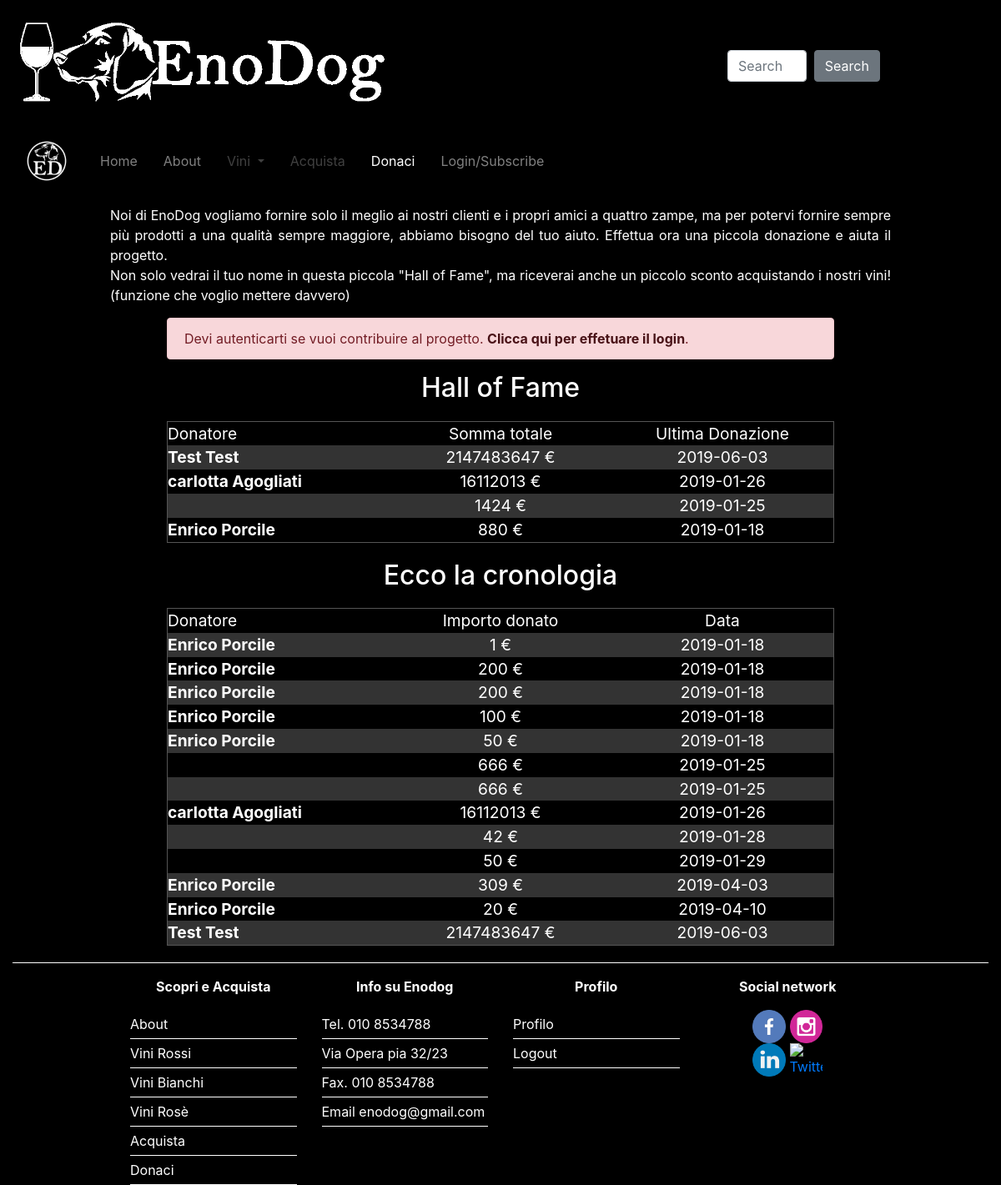
Screenshot of /php/donate.php with the database file from the repository.
### tables this page shows
CREATE TABLE IF NOT EXISTS `utenti` (
`IdUser` int(20) NOT NULL,
  `Nome` varchar(30) NOT NULL,
  `Cognome` varchar(30) NOT NULL,
  `Nickname` varchar(30) NOT NULL,
  `Password` varchar(30) NOT NULL,
  `Email` varchar(30) NOT NULL,
  `Ruolo` int(1) NOT NULL DEFAULT '0',
  `Immagine` varchar(150) DEFAULT '../immagini/utenti/predefinita.png',
  `Descrizione` text,
  `DataNascita` date NOT NULL,
  `Sesso` varchar(1) NOT NULL,
  `Cani` int(11) NOT NULL DEFAULT '0'
);

### php/donate.php (the view, shortened to what this page needs)
<!DOCTYPE html>
<html>
	<?php
			include'function.php';
	?>
	<head>
	</head>
	<body>
	<div class="container-fluid" >
		<?php
			$conn=connect();
        ?>
            <div class="descrizione">
                Noi di EnoDog vogliamo fornire solo il meglio ai nostri clienti e i propri amici a quattro zampe, ma per potervi fornire sempre più prodotti a una qualità sempre maggiore,
                abbiamo bisogno del tuo aiuto. Effettua ora una piccola donazione e aiuta il progetto.<br>
                Non solo vedrai il tuo nome in questa piccola "Hall of Fame", ma riceverai anche un piccolo sconto acquistando i nostri vini! (funzione che voglio mettere davvero)
            </div>
        <?php
            if (isset($_SESSION["id"])){
        ?>
        <div class="donazione">
            <form action="donate.php" method="post">
            <div class="input-group mb-3">
                <input type="text" name="importo" class="form-control" placeholder="Inserisci l'importo da donare (in euro)" aria-label="Inserisci l'importo da donare (in euro)" aria-describedby="button-addon2">
                    <div class="input-group-append">
                        <button class="btn btn-outline-danger" type="submit" id="button-addon2">Donaci</button>
                    </div>
                </div>
            </form>
        </div>
        <?php
            } else {
        ?>
                <div class="avviso alert alert-danger" role="alert">
                    Devi autenticarti se vuoi contribuire al progetto. <a href="login.php" class="alert-link">Clicca qui per effetuare il login</a>.
                </div>
        <?php
            }
        ?>
		<h2>Hall of Fame</h2>
        <div class="donators-cron">
			<div class="donators-cron-content donators-name">
                Donatore
            </div>
            <div class="donators-cron-content donators-number">
                Somma totale
            </div>
			<div class="donators-cron-content donators-number">
                Ultima Donazione
            </div>
        <?php
            $query = "SELECT SUM(Somma), Nome, Cognome, IdUser FROM donazioni INNER JOIN utenti ON IdUtente = IdUser GROUP BY IdUser ORDER BY SUM(Somma) DESC LIMIT 4";
            $result = $conn->query($query);
            $count = 0;
            if ($result->num_rows > 0) {
                while($row = $result->fetch_assoc()) {
                    $count++;
                    if ($count % 2 == 0){
                        $divclass = "";
                    } else {
                        $divclass = "donators-odd-content";
                    }
                    $name = $row["Nome"];
                    $surname = $row["Cognome"];
                    $donations = $row["SUM(Somma)"];
					$query = "SELECT DataDonazione FROM donazioni WHERE IdUtente = ".$row['IdUser']." GROUP BY IdUtente ORDER BY DataDonazione DESC LIMIT 1";
					$resu = $conn->query($query);
					$ro = $resu->fetch_assoc();
                    echo '<div class="donators-name ' . $divclass . '"><a style="color: white; font-weight: bold;" href="profile.php?id=' . $row["IdUser"] . '">' . $name . " " . $surname . '</a></div><div class="donators-number ' . $divclass . '">' . $donations . ' €</div><div class="donators-number ' . $divclass . '">' . $ro['DataDonazione'] . '</div>';
                }
            }
        ?>
        </div>
        <h2>Ecco la cronologia</h2>
        <div class="donators-cron">
            <div class="donators-name">
                Donatore
            </div>
            <div class="donators-number">
                Importo donato
            </div>
            <div class="donators-number">
                Data
            </div>
            <?php
            $query = "SELECT Nome, Cognome, Somma, DataDonazione, IdUser FROM donazioni INNER JOIN utenti ON IdUtente = IdUser ORDER BY DataDonazione,IdDonazione DESC";
            $result = $conn->query($query);
            $count = 0;
            if ($result->num_rows > 0) {
                while($row = $result->fetch_assoc()) {
                    $count++;
                    if ($count % 2 == 0){
                        $divclass = "";
                    } else {
                        $divclass = "donators-odd-content";
                    }
                    $name = $row["Nome"];
                    $surename = $row["Cognome"];
                    $donation = $row["Somma"];
                    $data = $row["DataDonazione"];
                    echo '<div class="donators-name ' . $divclass . '"><a style="color: white; font-weight: bold;" href="profile.php?id=' . $row["IdUser"] . '">' . $name . " " . $surename . '</a></div><div class="donators-number ' . $divclass . '">' . $donation . ' €</div><div class="donators-number ' . $divclass . '">' . $data . '</div>';
                }
            }
        ?>
        </div>
	</div>
	</body>
</html>

### css/style.css (style rules this page uses)
body { background-color:black; color:white; }
h2 { text-align:center; }
.donators-odd-content { background-color: #333333; }
.donators-name { font-size: 120%; }
.donators-number { font-size: 120%; text-align: center; }
.donators-cron { margin: 20px auto 20px auto; width: 80%; max-width: 800px; display: grid; grid-template-columns: 1fr 1fr 1fr; justify-content: space-evenly; border: 1px solid #555555; }
.avviso { width: 800px; margin: 10px auto 15px auto; }
.descrizione { width: 80%; margin: 15px auto 15px auto; text-align: justify; }

### rows the page displays
utenti: Nome "Test", Cognome "Test", donations "2147483647", DataDonazione "2019-06-03"
utenti: Nome "carlotta", Cognome "Agogliati", donations "16112013", DataDonazione "2019-01-26"
utenti: donations "1424", DataDonazione "2019-01-25"
utenti: Nome "Enrico", Cognome "Porcile", donations "880", DataDonazione "2019-01-18"

### other values shown
$name "Enrico"
$surename "Porcile"
$donation "1"
$data "2019-01-18"
$donation "200"
$donation "100"
$donation "50"
$donation "666"
$data "2019-01-25"
$name "carlotta"
$surename "Agogliati"
$donation "16112013"
$data "2019-01-26"
$donation "42"
$data "2019-01-28"
